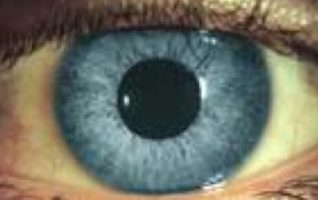
#> input picture test.jpg, 318 x 200 px
$ python -i eye.py   (imports and definitions only)
#> lines starting #> are read from the running program, lines starting #| are printed output that depends on the picture
import cv2
import numpy as np
import math
import base64


def check_cataract(img_str):
	data = base64.b64decode(img_str)
	if ".png" in data:
		extension = ".png"
	else:
		extension = ".jpg"
	with open("test" + extension, "wb") as f:
		f.write(data)
	img = cv2.imread("test" + extension)
	gray = cv2.cvtColor(img, cv2.COLOR_BGR2GRAY)
	gray = cv2.equalizeHist(gray)
	gray = cv2.GaussianBlur(gray, (5, 5), 0)
	#gray = gray[20:150,70:200].copy()

	cv2.imwrite('greyScale.png',gray)
	grayscale = gray
	#ret, gray = cv2.threshold(gray, 127, 255, cv2.THRESH_TRUNC )
	ret, gray = cv2.threshold(gray, 55, 255,  cv2.THRESH_OTSU | cv2.THRESH_BINARY_INV)
	# gray = cv2.adaptiveThreshold(gray,255, cv2.ADAPTIVE_THRESH_GAUSSIAN_C,\
	#  cv2.THRESH_BINARY_INV,11,2 )


	gray = cv2.morphologyEx(gray, cv2.MORPH_CLOSE, np.ones((5, 5), np.uint8))
	gray = cv2.morphologyEx(gray, cv2.MORPH_ERODE, np.ones((2, 2), np.uint8))
	gray = cv2.morphologyEx(gray, cv2.MORPH_OPEN, np.ones((2, 2), np.uint8))

	cv2.imwrite('catagray.png',gray)

	#find contours
	threshold = cv2.inRange(gray, 250, 255)
	contours, heirarchy = cv2.findContours(
		threshold, cv2.RETR_LIST, cv2.CHAIN_APPROX_SIMPLE
	)
	#cv2.imwrite('cont.png',conimg)
	c = None
	sec = None
	max = 0
	smax = 0
	for contour in contours:

		if cv2.contourArea(contour) > max:
			smax = max
			sec = c
			max = cv2.contourArea(contour)
			c = contour
		elif cv2.contourArea(contour) > smax:
			smax = cv2.contourArea(contour)
			sec = contour
		if cv2.contourArea(contour)>1000000 and cv2.contourArea(contour) < 1100000:
			smax = cv2.contourArea(contour)
			sec = contour


	# c = sec
	# max = smax
	center = cv2.moments(c)


	r = math.ceil((cv2.contourArea(c) / np.pi) ** 0.5)

	r = r * 0.7
	img2 = np.zeros_like(grayscale)

	cx = int(center['m10'] / center['m00'])
	cy = int(center['m01'] / center['m00'])
	cv2.circle(img2, (cx, cy), int(r), (255, 255, 255), -1)
	res = cv2.bitwise_and(grayscale, img2)
	resized = cv2.resize(res, (256, 256))

	cv2.imwrite('resized.png',res)

	mean, std = cv2.meanStdDev(resized)


	mean = mean[0][0]
	std = std[0][0]

	U = abs((1 - std / mean))

	points = 0


	count = 0
	sum = 0

	for x in resized:
		for y in x:
			if y!=0:
				sum = sum + y
				count = count + 1


	mean = sum/count

	deltaSum = 0
	for x in resized:
		for y in x:
			if y!=0:
				deltaSum = (y - mean ) ** 2
	std = (float(deltaSum)/count)**0.5
	print(mean,)
	print (U,)
	print(std)
	if U > 0.17:
		points += 1
	elif U < 0.09:
		points -= 1

	if mean > 134:
		points -= 1
	elif mean < 125.31:
		points += 1

	if std < 1.59:
		points += 1
	elif std > 3.18:
		points -= 1
	return mean

>>> import cv2
>>> picture = cv2.imread('../../test.jpg', cv2.IMREAD_GRAYSCALE)
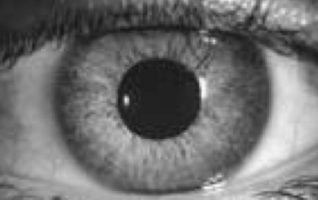
#> picture: shape (200, 318); min 20, max 251, mean 111.1
#> (the run stopped early here; a loop or call above may not have finished)
